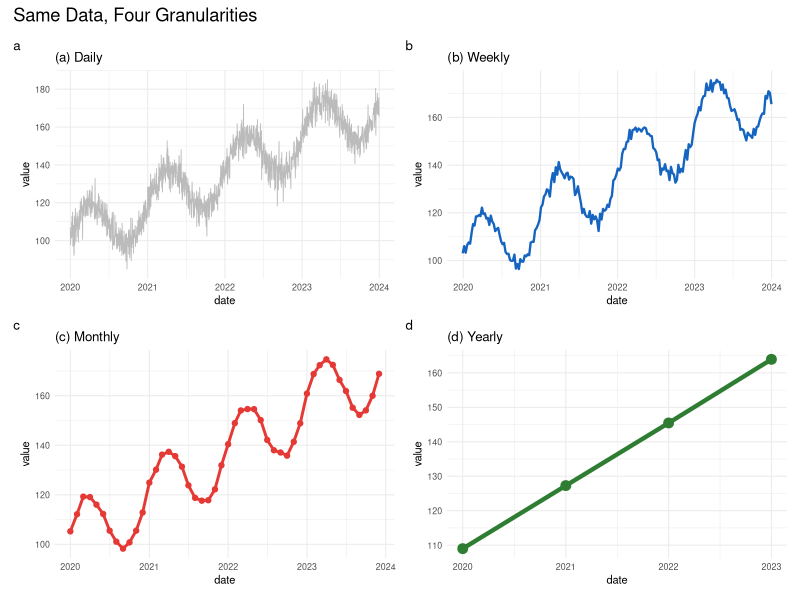
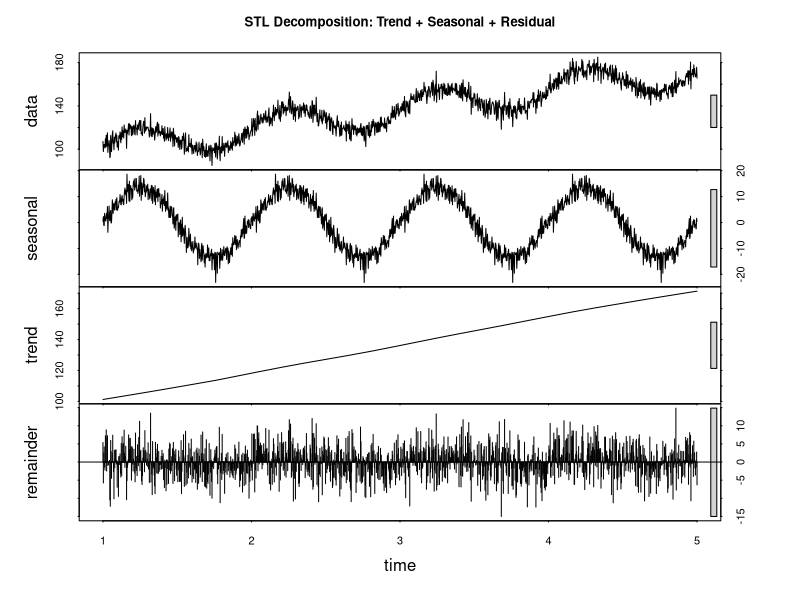
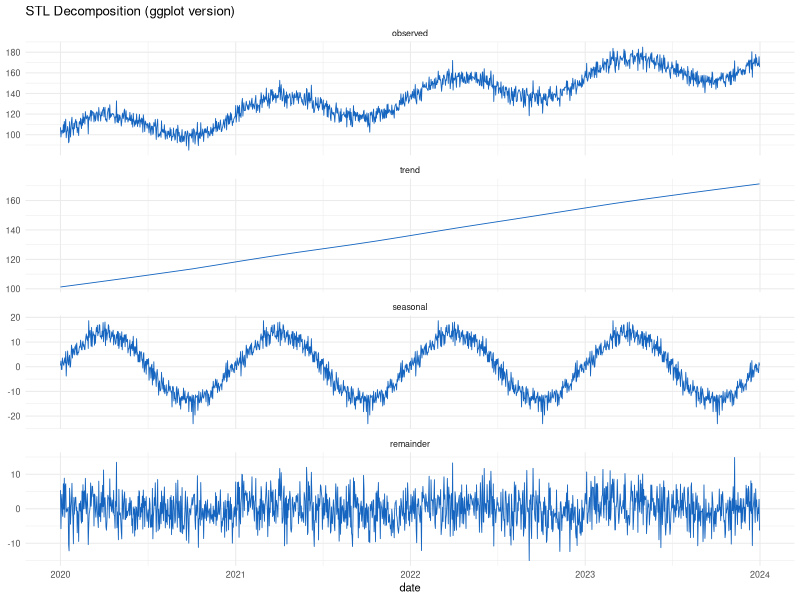
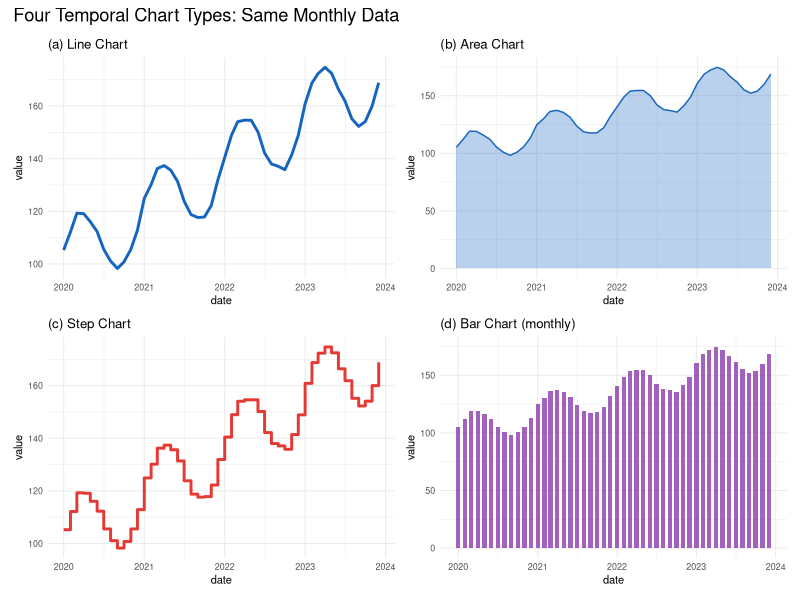
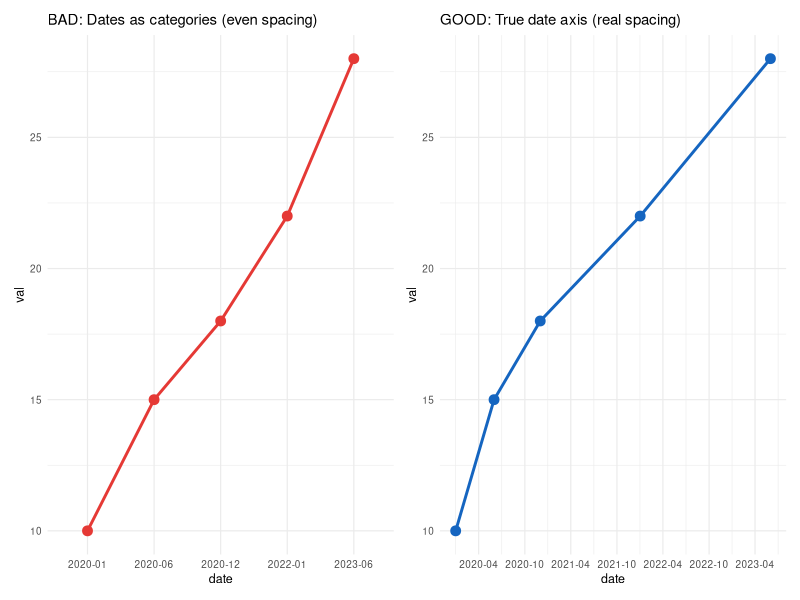

R code for these plots, in order:
# ============================================================
# Workshop 6 — Module 1: Time as a Visual Dimension
# Integrated R Script — UNYT Tirana
# ============================================================
library(tidyverse); library(lubridate); dir.create("output", showWarnings = FALSE)

# ── 1. SIMULATED DAILY TIME SERIES ──────────────────────
set.seed(42)
dates <- seq(as.Date("2020-01-01"), as.Date("2023-12-31"), by = "day")
n <- length(dates)
trend <- 100 + 0.05 * (1:n)
seasonal <- 15 * sin(2 * pi * (1:n) / 365)
residual <- rnorm(n, 0, 5)
value <- trend + seasonal + residual

daily <- tibble(date = dates, value = value)
cat("Daily series:", nrow(daily), "observations\n")
cat("Range:", format(min(daily$date)), "to", format(max(daily$date)), "\n")

# ── 2. GRANULARITY COMPARISON ────────────────────────────
weekly  <- daily |> mutate(week  = floor_date(date, "week"))  |> group_by(week)  |> summarise(value = mean(value)) |> rename(date = week)
monthly <- daily |> mutate(month = floor_date(date, "month")) |> group_by(month) |> summarise(value = mean(value)) |> rename(date = month)
yearly  <- daily |> mutate(year  = floor_date(date, "year"))  |> group_by(year)  |> summarise(value = mean(value)) |> rename(date = year)

p_daily   <- ggplot(daily, aes(x = date, y = value)) + geom_line(color = "#BBBBBB", linewidth = 0.3) +
  theme_minimal(base_size = 8) + labs(title = "(a) Daily")
p_weekly  <- ggplot(weekly, aes(x = date, y = value)) + geom_line(color = "#1565C0", linewidth = 0.8) +
  theme_minimal(base_size = 8) + labs(title = "(b) Weekly")
p_monthly <- ggplot(monthly, aes(x = date, y = value)) + geom_line(color = "#E53935", linewidth = 1) + geom_point(color = "#E53935", size = 1.5) +
  theme_minimal(base_size = 8) + labs(title = "(c) Monthly")
p_yearly  <- ggplot(yearly, aes(x = date, y = value)) + geom_line(color = "#2E7D32", linewidth = 1.5) + geom_point(color = "#2E7D32", size = 3) +
  theme_minimal(base_size = 8) + labs(title = "(d) Yearly")

library(patchwork)
p_gran <- (p_daily | p_weekly) / (p_monthly | p_yearly) +
  plot_annotation(title = "Same Data, Four Granularities", tag_levels = "a")
ggsave("output/granularity.png", p_gran, width = 12, height = 7, dpi = 300)

# ── 3. DECOMPOSITION ────────────────────────────────────
# Convert to ts object (frequency = 365 for daily data)
ts_data <- ts(daily$value, frequency = 365)

# STL decomposition (robust)
stl_fit <- stl(ts_data, s.window = "periodic")

# Plot the four panels
png("output/decomposition.png", width = 10, height = 8, units = "in", res = 300)
plot(stl_fit, main = "STL Decomposition: Trend + Seasonal + Residual")
dev.off()

# Extract components
components <- tibble(
  date = daily$date,
  observed = daily$value,
  trend = as.numeric(stl_fit$time.series[, "trend"]),
  seasonal = as.numeric(stl_fit$time.series[, "seasonal"]),
  remainder = as.numeric(stl_fit$time.series[, "remainder"]))

# ggplot version
p_decomp <- components |>
  pivot_longer(-date, names_to = "component", values_to = "val") |>
  mutate(component = factor(component, levels = c("observed", "trend", "seasonal", "remainder"))) |>
  ggplot(aes(x = date, y = val)) +
  geom_line(color = "#1565C0", linewidth = 0.3) +
  facet_wrap(~component, ncol = 1, scales = "free_y") +
  theme_minimal(base_size = 8) +
  labs(title = "STL Decomposition (ggplot version)", y = NULL)
ggsave("output/decomposition_gg.png", p_decomp, width = 10, height = 8, dpi = 300)

# ── 4. CHART TYPE COMPARISON ────────────────────────────
# Line
p_line <- ggplot(monthly, aes(x = date, y = value)) +
  geom_line(color = "#1565C0", linewidth = 1) +
  theme_minimal(base_size = 8) + labs(title = "(a) Line Chart")

# Area
p_area <- ggplot(monthly, aes(x = date, y = value)) +
  geom_area(fill = "#1565C0", alpha = 0.3, color = "#1565C0", linewidth = 0.5) +
  theme_minimal(base_size = 8) + labs(title = "(b) Area Chart")

# Step
p_step <- ggplot(monthly, aes(x = date, y = value)) +
  geom_step(color = "#E53935", linewidth = 1) +
  theme_minimal(base_size = 8) + labs(title = "(c) Step Chart")

# Bar
p_bar <- ggplot(monthly, aes(x = date, y = value)) +
  geom_col(fill = "#7B1FA2", width = 20, alpha = 0.7) +
  theme_minimal(base_size = 8) + labs(title = "(d) Bar Chart (monthly)")

p_types <- (p_line | p_area) / (p_step | p_bar) +
  plot_annotation(title = "Four Temporal Chart Types: Same Monthly Data")
ggsave("output/chart_types.png", p_types, width = 12, height = 7, dpi = 300)

# ── 5. PITFALL: CATEGORICAL vs DATE AXIS ────────────────
# Bad: dates as factor (even spacing)
bad_dates <- c("2020-01", "2020-06", "2020-12", "2022-01", "2023-06")
bad_vals <- c(10, 15, 18, 22, 28)
p_bad <- tibble(date = bad_dates, val = bad_vals) |>
  ggplot(aes(x = date, y = val, group = 1)) +
  geom_line(color = "#E53935", linewidth = 1) + geom_point(color = "#E53935", size = 3) +
  theme_minimal(base_size = 9) +
  labs(title = "BAD: Dates as categories (even spacing)")

# Good: proper date axis
p_good <- tibble(date = ymd(paste0(bad_dates, "-01")), val = bad_vals) |>
  ggplot(aes(x = date, y = val)) +
  geom_line(color = "#1565C0", linewidth = 1) + geom_point(color = "#1565C0", size = 3) +
  scale_x_date(date_breaks = "6 months", date_labels = "%Y-%m") +
  theme_minimal(base_size = 9) +
  labs(title = "GOOD: True date axis (real spacing)")

ggsave("output/pitfall_axis.png", p_bad | p_good, width = 12, height = 4, dpi = 300)

cat("\n── All W06-M01 R outputs saved ──\n")
